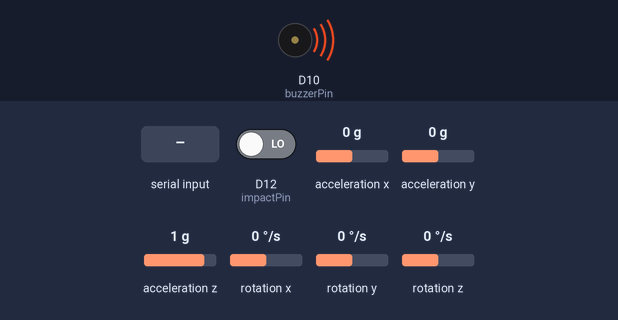
A sketch run on a simulated Arduino Nano 33 IoT. Parts: buzzer (waves = sounding, pin HIGH). The inputs (shaded band) are chosen by the test bench; at power-on: D12 (impactPin) LOW, acceleration x 0 g, acceleration y 0 g, acceleration z 1 g, rotation x 0 °/s, rotation y 0 °/s, rotation z 0 °/s. What the sketch prints to the serial monitor is not drawn.

Above: at 1.2 s.
1.3 s: "cancel" received over the second serial link
Timing chart, 0 to 4.3 s (numbered marks = the images above; inputs shaded):
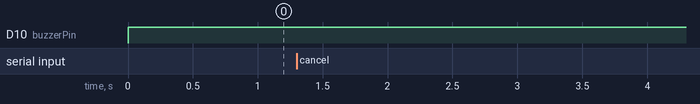

The sketch:

bcode_ard.ino
```cpp
#include <Arduino_LSM6DS3.h> // Include the IMU library

// Threshold values for accident detection
const float accelerationThreshold = 2.5; // g-force threshold (adjust as needed)
const float gyroscopeThreshold = 60.0;   // degrees per second threshold (adjust as needed)
bool accidentSent = false;               // Flag to ensure action is only done once per detection
bool waitingForCancel = false;           // Flag to track if waiting for cancel

unsigned long accidentTime = 0;          // Time when the accident is detected
const unsigned long cancelWaitTime = 10000; // 10 seconds in milliseconds

// Buzzer pin and alarm time
const int buzzerPin = 10;                 // Pin for the buzzer
const int impactPin = 12;                  // Pin for the limit switch
const unsigned long buzzerAlarmTime = 7000; // 10 seconds in milliseconds

void setup() {
  // Start Serial communication for debugging
  Serial.begin(9600);

  // Start Serial1 for Bluetooth or SIM800L
  Serial1.begin(9600);

  // Initialize the IMU
  if (!IMU.begin()) {
    Serial.println("Failed to initialize IMU!");
    while (1);
  }

  // Initialize the buzzer and impact pins
  pinMode(buzzerPin, OUTPUT);
  digitalWrite(buzzerPin, LOW);  // Ensure the buzzer is off initially

  pinMode(impactPin, INPUT);

  Serial.println("Nano 33 IoT initialized");
}

void loop() {
  float accelerationX, accelerationY, accelerationZ;
  float gyroscopeX, gyroscopeY, gyroscopeZ;

  // Read acceleration and gyroscope data
  if (IMU.accelerationAvailable()) {
    IMU.readAcceleration(accelerationX, accelerationY, accelerationZ);
  }
  if (IMU.gyroscopeAvailable()) {
    IMU.readGyroscope(gyroscopeX, gyroscopeY, gyroscopeZ);
  }

  // Calculate the magnitude of the acceleration vector
  float accelerationMagnitude = sqrt(accelerationX * accelerationX + accelerationY * accelerationY + accelerationZ * accelerationZ);

  // Read the limit switch (impact sensor)
  bool impactTriggered = digitalRead(impactPin) == HIGH;

  // Check if any thresholds are exceeded or impact is triggered
  if ((accelerationMagnitude > accelerationThreshold ||
      abs(gyroscopeX) > gyroscopeThreshold ||
      abs(gyroscopeY) > gyroscopeThreshold ||
      !impactTriggered) && !accidentSent && !waitingForCancel) {

    // Accident detected, send boolean 1 to app and start waiting for cancel request
    Serial.println("Accident detected. Sending 1 to app and waiting for cancel...");
    Serial1.println("1");  // Send boolean value 1 to the app
    waitingForCancel = true;
    accidentSent = true;  // Set accidentSent to true to avoid retriggering
    accidentTime = millis();  // Record the time when the accident is detected

    // Trigger the buzzer for 10 seconds
    Serial.println("Buzzer alarm triggered...");
    digitalWrite(buzzerPin, HIGH); // Turn on the buzzer
  }

  // If waiting for cancel, check for cancel message or timeout
  if (waitingForCancel) {
    // Check for incoming cancellation message from the app
    if (Serial1.available()) {
      String receivedMessage = Serial1.readString();
      receivedMessage.trim(); // Remove any whitespace or newline characters
      if (receivedMessage == "cancel") {
        Serial.println("Cancellation received from app. SMS will not be sent.");
        digitalWrite(buzzerPin, LOW); // Turn off the buzzer immediately
        resetDetection(); // Reset flags after receiving cancellation
        return;            // Exit the loop to prevent SMS sending
      }
    }

    // Check if 10 seconds have passed without receiving a cancellation
    if (millis() - accidentTime >= cancelWaitTime) {
      // Time's up, send the SMS
      delay(1000);
      sendSMSToEmergencyContacts();
      digitalWrite(buzzerPin, LOW); // Turn off the buzzer after sending SMS
      resetDetection();  // Reset flags after sending SMS
    }
  }

  delay(100); // Small delay to reduce CPU load
}

// Function to send SMS to emergency contacts
void sendSMSToEmergencyContacts() {
  Serial.println("No cancel received. Sending SMS...");

  // Send AT commands to SIM800L to send SMS
  sendCommand("AT", 1000);        // Check communication
  sendCommand("AT+CMGF=1", 1000); // Set SMS mode to text mode
  sendCommand("AT+CMGS=\"+918291768439\"", 1000); // Replace with your phone number

  delay(1000); // Wait a bit before sending the message
  Serial1.print("Accident detected! Please check your email."); // SMS content
  delay(500); // Give SIM800L time to process the message
  Serial1.write(26);  // Send Ctrl+Z (ASCII code 26) to send the SMS

  Serial.println("SMS sent!");
}

// Function to send AT commands and display responses in the Serial Monitor
void sendCommand(const char* command, int timeout) {
  Serial1.println(command);  // Send the AT command to SIM800L
  delay(timeout);  // Wait for the module to respond

  // Forward the response from SIM800L to the Serial Monitor
  while (Serial1.available()) {
    Serial.write(Serial1.read());
  }
}

// Function to reset the detection flags
void resetDetection() {
  Serial.println("Resetting accident detection flags...");
  waitingForCancel = false;  // Stop waiting for cancel
  accidentSent = false;      // Reset the accident flag so future accidents can be detected
  digitalWrite(buzzerPin, LOW);  // Ensure the buzzer is off
}
```
